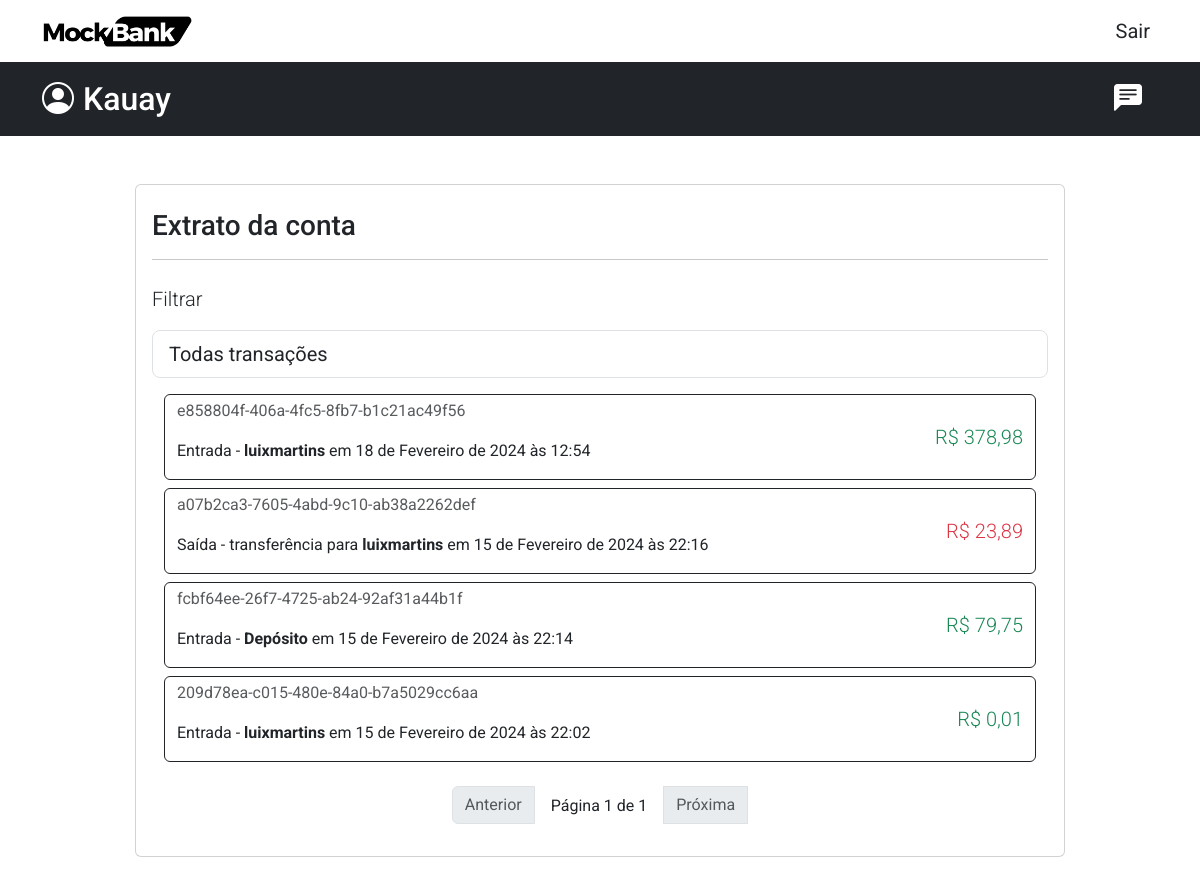
Screenshot of /service/extract/ (signed in) with the database file from the repository.
### service/models.py (models this page shows, shortened)
class TransferModel(models.Model):
    transfer_id = models.UUIDField(primary_key=True, default=uuid.uuid4, editable=False)
    created_at = models.DateTimeField(auto_now_add=True, editable=False)
    value = models.DecimalField(max_digits=8, decimal_places=2)
    category = models.CharField(max_length=20, default='transfer', blank=True)
    sent_by = models.ForeignKey(BaseUser, on_delete=models.CASCADE, related_name='sent_transfers')
    received_by = models.ForeignKey(BaseUser, on_delete=models.CASCADE, related_name='received_transfers', null=True, blank=True)
    class Meta:
        ordering = ['-created_at']

### user/models.py (models this page shows)
class User(models.Model):
    user_id = models.UUIDField(primary_key=True, default=uuid.uuid4, editable=False)
    user_phone = models.CharField(max_length=30, blank=True)
    account_balance = models.DecimalField(max_digits=8, decimal_places=2, default=float(0))
    account_limit = models.DecimalField(max_digits=8, decimal_places=2, default=float(0))
    owner = models.OneToOneField(DjangoUser, on_delete=models.CASCADE)
    finance_data = models.OneToOneField(FinanceDataUser, on_delete=models.CASCADE, null=True)

### service/views.py (the view)
# urls.py: path('extract/', views.ExtractAccountView.as_view(), name='extract'),
@method_decorator(login_required(login_url='user:login'), name='dispatch')
class ExtractAccountView(View):
    template_name = 'extract_page.html'
    form_class = forms.ExtractForm
    def get(self, request, *args, **kwargs):
        form = self.form_class(request.GET)
        filter_type = form['filter_type'].value() if form.is_valid() else 'all'
        user = User.objects.get(owner=request.user)
        queryset = ExtractService.extract_account(filter_type=filter_type, user_id=user.user_id)
        paginator = Paginator(queryset, 8)
        page_number = request.GET.get("page")
        page_obj = paginator.get_page(page_number)
        context = {
            'form': form,
            'page_obj': page_obj,
        }
        return render(request, self.template_name, context)

### service/forms/extract_form.py
class ExtractForm(forms.Form):
    FILTER_CHOICES = [
        ('all', 'Todas transações'),
        ('received', 'Entrada'),
        ('sent', 'Saída')
    ]
    filter_type = forms.ChoiceField(choices=FILTER_CHOICES, widget=forms.Select(attrs={'class': 'form-control form-control-lg mt-0 h-100'}))

### service/services.py (called while the page is built)
    @staticmethod
    def extract_account(filter_type, user_id):
        if filter_type == "sent":
            return TransferModel.objects.filter(sent_by=user_id, category='transfer')
        elif filter_type == "received":
            return TransferModel.objects.filter(Q(received_by=user_id) | (Q(category='deposit') & Q(sent_by=user_id)))
        else:
            return TransferModel.objects.filter(Q(sent_by=user_id) | Q(received_by=user_id))

### service/templates/extract_page.html (shortened to what this page needs)
{% extends "global/base.html" %}
{% load humanize %}
{% block content %}
<main>
    <div class="container mt-5 mb-5">
        <div class="col-12 col-lg-10 mx-auto">
            <div class="card">
                <div class="card-body">
                    <h3 class="mt-2">Extrato da conta</h3>
                    <hr class="mb-4">
                    <form method="get" action="" id="extract-form">
                        <p class="lead">Filtrar</p>
                        {{ form.filter_type }}
                    </form>
                    <div class="col-12">
                        <div class="row mx-auto mt-3">
                            {% if page_obj %}
                            {% for item in page_obj %}
                                <a href="#" class="mb-2" style="text-decoration: none;">
                                    <div class="container border rounded border-dark text-dark">
                                        <div class="row">
                                            <div class="col-8 col-sm-9 mt-1 ">
                                                <p class="opacity-75">{{ item.transfer_id }}</p>
                                                {% if item.category == 'deposit' %}
                                                <p>Entrada - <strong>Depósito</strong> em {{ item.created_at }}</p>
                                                {% elif item.sent_by.owner == user %}
                                                <p>Saída - transferência para <strong>{{ item.received_by.owner }}</strong> em {{ item.created_at }}</p>
                                                {% else %}
                                                <p>Entrada - <strong>{{ item.sent_by.owner }}</strong> em {{ item.created_at }}</p>
                                                {% endif %}
                                            </div>
                                            <div class="col-4 col-sm-3 text-end my-auto">
                                                {% if item.category == 'deposit' or item.received_by.owner == user %}
                                                <p class="text-success my-auto lead"> R$ {{item.value}} </p>
                                                {% else %}
                                                <p class="text-danger my-auto lead"> R$ {{item.value}} </p>
                                                {% endif %}
                                            </div>
                                        </div>
                                    </div>
                                </a>
                            {% endfor %}
                            {% else %}
                            <p class="lead">
                                Você não possui histórico de transações.
                            </p>
                            {% endif %}
                        </div>
                    </div>
                    <div class="col-12 text-center mt-3">
                        <nav>
                            <ul class="pagination justify-content-center">
                                {% if page_obj.has_previous %}
                                <li class="page-item ">
                                    <a class="page-link" href="?page=1{% if form.filter_type.value %}&filter_type={{ form.filter_type.value }}{% endif %}">Anterior</a>
                                </li>
                                {% else %}
                                <li class="page-item disabled">
                                    <a href="#" class="page-link">Anterior</a>
                                </li>
                                {% endif %}
                                 <span class="mt-2 mx-3">
                                    Página {{ page_obj.number }} de {{ page_obj.paginator.num_pages }}
                                 </span>
                                {% if page_obj.has_next %}
                                <a class="page-link" href="?page={{ page_obj.next_page_number }}{% if form.filter_type.value %}&filter_type={{ form.filter_type.value }}{% endif %}">Próxima</a>
                                {% else %}
                                <a class="page-link disabled" href="#">Próxima</a>
                                {% endif %}
                            </ul>
                          </nav>
                    </div>
                </div>
            </div>
        </div>
    </div>
</main>
{% endblock content %}

### base_templates/partials/_user_navbar.html
{% if user.is_authenticated %}
<div class="container-fluid bg-dark">
    <div class="container">
        <div class="navbar text-white align-items-center justify-content-between ">
            <div class="col-6 d-flex">
                <a href={% url "user:profile" %} class="navbar-brand">
                    <i class="bi bi-person-circle text-white fs-2"></i>
                    <h2 class="mt-2 text-white d-inline ms-1">{{ user.first_name }}</h2>
                </a>
            </div>
            <div class="col-6 d-flex justify-content-end align-items-center">
                <a href= {% url "user:list_messages" %} class="navbar-brand ms-2">
                    <i class="bi bi-chat-left-text-fill text-white fs-3"></i>
                </a>
            </div>
        </div>
    </div>
</div>
{% endif %}

### static/css/style.css (style rules this page uses)
body { font-family: 'Roboto', sans-serif !important; }

### rows the page displays
TransferModel: transfer_id "e858804f-406a-4fc5-8fb7-b1c21ac49f56", sent_by.owner "luixmartins", created_at "18 de Fevereiro de 2024 às 12:54", value "378,98"
TransferModel: transfer_id "a07b2ca3-7605-4abd-9c10-ab38a2262def", received_by.owner "luixmartins", created_at "15 de Fevereiro de 2024 às 22:16", value "23,89"
TransferModel: transfer_id "fcbf64ee-26f7-4725-ab24-92af31a44b1f", created_at "15 de Fevereiro de 2024 às 22:14", value "79,75"
TransferModel: transfer_id "209d78ea-c015-480e-84a0-b7a5029cc6aa", sent_by.owner "luixmartins", created_at "15 de Fevereiro de 2024 às 22:02", value "0,01"

### other values shown
{{ user.first_name }} "Kauay"
{{ page_obj.number }} "1"
{{ page_obj.paginator.num_pages }} "1"
